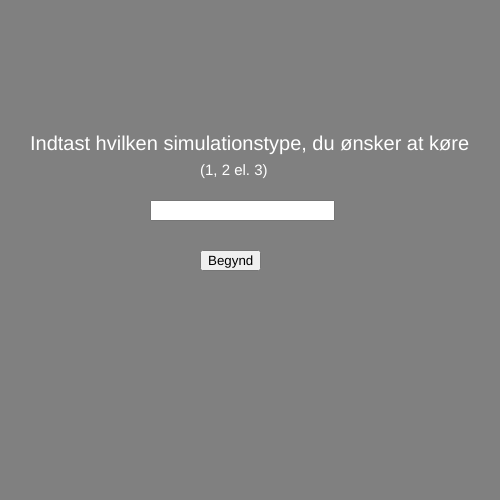
Frame 1 (no input)
Frame 60 (no input): identical to frame 1, image omitted
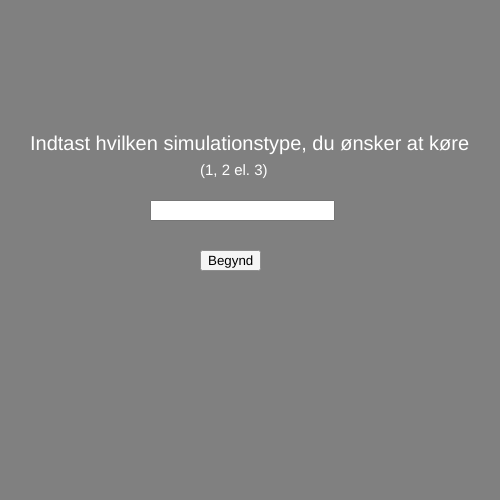
Frame 120 (the mouse pressed at the canvas centre since frame 60)

The p5.js sketch that drew these frames (run headless with seeded random() and noise() and a simulated clock; from frame 60 on, the mouse is pressed at the canvas centre):

// p5.js sketch
// ── sketch.js
/*Simulationstyper:
1 - Alle cirkler bevæger sig tilfældigt rundt på hele canvas
2 - Alle cirkler bevæger sig frem og tilbage mellem to faste punkter. Et omkring centrum i canvas og et uden for centrum
(igang) 3 - Alle cirkler er placeret i en af fire kasser. Halvdelen af cirklerne rejser tilfældigt ud og hjem fra deres kasse, mens resten altid bliver hjemme i deres egen kasse.
(ikke lavet) 4 - Alle cirkler er placeret i en af fire kasser. 1/8 af cirklerne rejser tilfældigt ud og hjem fra deres kasse, mens resten altid bliver hjemme i deres egen kasse.

LAV move3()!!!

*/

let simulType = 0;
let simulStart = 0;

let sus = [];
let exp = [];
let inf = [];
let rec = [];
let dea = [];

let tAkk = [];
let susAkk = [];
let expAkk = [];
let infAkk = [];
let recAkk = [];
let deaAkk = [];

let tData = "t: ";
let susData = "sus: ";
let expData = "exp: ";
let infData = "inf: ";
let recData = "rec: ";
let deaData = "dea: ";

let populationSize = 500;
let canvasSize = 500;

let randomNum;
let riskRadius = 10;
let expProb = 0.01;
let infProb = 0.5;
let deaProb = 0.5;

let initialExpTime = 100;
let infExpTime = 300;

let input1;
let button1;
let button2;

function setup() {
  createCanvas(canvasSize, canvasSize);

  input1 = createInput();
  input1.position(150, 200);

  button1 = createButton("Begynd");
  button1.position(200, 250);
  button1.mousePressed(beginSimulation);
}

function draw() {
  background("grey");
  if (frameCount % 5 == 0) {
  }

  if (simulType == 2) {
    setUpSimul(2);
  }

  if (simulType == 3) {
    setUpSimul(3);
  }

  if (simulType != 0) {
    moveAndDraw();
  } else {
    fill("white");
    textSize(20);
    text("Indtast hvilken simulationstype, du ønsker at køre", 30, 150);
    textSize(15);
    text("(1, 2 el. 3)", 200, 175);
  }
}

function beginSimulation() {
  if (
    int(input1.value()) == 1 ||
    int(input1.value()) == 2 ||
    int(input1.value()) == 3
  ) {
    simulType = int(input1.value());
    simulStart = frameCount;
    button1.hide();
    input1.hide();
    patientZero();
    button2 = createButton("Print data");
    button2.position(10, 10);
    button2.mousePressed(printData);
  } else {
    alert("Skriv 1, 2 eller 3 i inputfeltet");
  }
}

function moveAndDraw() {
  for (let i = 0; i < sus.length; i++) {
    sus[i].move();
    sus[i].draw();
    infectSus(sus[i]);
  }

  for (let i = 0; i < sus.length; i++) {
    if (sus[i].isExp) {
      moveCategory(sus[i], sus, exp, i);
    }
  }

  for (let i = 0; i < exp.length; i++) {
    exp[i].move();
    exp[i].draw();
  }

  for (let i = 0; i < exp.length; i++) {
    if (exp[i].expEndTime <= frameCount && !exp[i].infPass) {
      infectExp(exp[i]);
      if (exp[i].isInf) {
        moveCategory(exp[i], exp, inf, i);
      }
    } else if (exp[i].expEndTime <= frameCount && exp[i].infPass) {
      exp[i].isExp = false;
      exp[i].isRec = true;
      moveCategory(exp[i], exp, rec, i);
    }
  }

  for (let i = 0; i < inf.length; i++) {
    inf[i].move();
    inf[i].draw();
  }

  for (let i = 0; i < inf.length; i++) {
    if (inf[i].infEndTime <= frameCount) {
      destiny(inf[i]);
      if (inf[i].isRec) {
        moveCategory(inf[i], inf, rec, i);
      } else if (inf[i].isDea) {
        moveCategory(inf[i], inf, dea, i);
      }
    }
  }

  for (let i = 0; i < rec.length; i++) {
    rec[i].move();
    rec[i].draw();
  }

  for (let i = 0; i < dea.length; i++) {
    dea[i].draw();
  }

  if ((frameCount - simulStart) % 10 == 0) {
    append(tAkk, frameCount - simulStart);
    append(susAkk, sus.length);
    append(expAkk, exp.length);
    append(infAkk, inf.length);
    append(recAkk, rec.length);
    append(deaAkk, dea.length);
  }
}

function setUpSimul(type) {
  if (type == 2) {
    strokeWeight(3);
    line(200, 200, 300, 200);
    line(300, 200, 300, 300);
    line(200, 200, 200, 300);
    line(200, 300, 300, 300);
    strokeWeight(1);
  }

  if (type == 3) {
    strokeWeight(3);

    line(25, 25, 225, 25);
    line(225, 25, 225, 225);
    line(25, 25, 25, 225);
    line(25, 225, 225, 225);

    line(275, 25, 475, 25);
    line(475, 25, 475, 225);
    line(275, 25, 275, 225);
    line(275, 225, 475, 225);

    line(25, 275, 225, 275);
    line(225, 275, 225, 475);
    line(25, 275, 25, 475);
    line(25, 475, 225, 475);

    line(275, 275, 475, 275);
    line(475, 275, 475, 475);
    line(275, 275, 275, 475);
    line(275, 475, 475, 475);

    strokeWeight(1);
  }
}

function patientZero() {
  for (let i = 0; i < populationSize - 1; i++) {
    append(sus, new Individual("sus"));
  }
  append(exp, new Individual("exp"));
}

function distance(indi1, indi2) {
  return (
    ((indi1.positionX - indi2.positionX) ** 2 +
      (indi1.positionY - indi2.positionY) ** 2) **
    0.5
  );
}

function moveCategory(individual, currentCat, destinationCat, index) {
  append(destinationCat, individual);
  currentCat.splice(index, 1);
}

function infectSus(currentSus) {
  for (let j = 0; j < exp.length; j++) {
    if (distance(currentSus, exp[j]) < riskRadius) {
      randomNum = random();
      if (randomNum <= expProb) {
        currentSus.isExp = true;
        currentSus.expEndTime = frameCount + initialExpTime;
      }
    }
  }

  for (let j = 0; j < inf.length; j++) {
    if (distance(currentSus, inf[j]) < riskRadius) {
      randomNum = random();
      if (randomNum <= expProb) {
        currentSus.isExp = true;
        currentSus.expEndTime = frameCount + initialExpTime;
      }
    }
  }
}

function infectExp(currentExp) {
  randomNum = random();
  if (randomNum <= infProb) {
    currentExp.isExp = false;
    currentExp.isInf = true;
    currentExp.infEndTime = frameCount + infExpTime;
  } else {
    currentExp.expEndTime += infExpTime;
    currentExp.infPass = true;
  }
}

function destiny(currentInf) {
  randomNum = random();
  currentInf.isInf = false;
  if (randomNum <= deaProb) {
    currentInf.isDea = true;
  } else {
    currentInf.isRec = true;
  }
}

function printData() {
  for (let i = 0; i < tAkk.length; i++) {
    tData += tAkk[i] + ",";
  }
  for (let i = 0; i < susAkk.length; i++) {
    susData += susAkk[i] + ",";
  }
  for (let i = 0; i < expAkk.length; i++) {
    expData += expAkk[i] + ",";
  }
  for (let i = 0; i < infAkk.length; i++) {
    infData += infAkk[i] + ",";
  }
  for (let i = 0; i < recAkk.length; i++) {
    recData += recAkk[i] + ",";
  }
  for (let i = 0; i < deaAkk.length; i++) {
    deaData += deaAkk[i] + ",";
  }

  console.log(tData);
  console.log(susData);
  console.log(expData);
  console.log(infData);
  console.log(recData);
  console.log(deaData);
}

// ── dataManagement.js
//lister, der holder styr på data i simulationstyperne 1,2,3 og 4
let tCount = [],
  susCount = [],
  expCount = [],
  infCount = [],
  recCount = [],
  deaCount = [];

//lister, der holder styr på data i simulationstyperne 5,6 og 7
let susCount1 = [],
  susCount2 = [],
  susCount3 = [],
  susCount4 = [],
  expCount1 = [],
  expCount2 = [],
  expCount3 = [],
  expCount4 = [],
  infCount1 = [],
  infCount2 = [],
  infCount3 = [],
  infCount4 = [],
  recCount1 = [],
  recCount2 = [],
  recCount3 = [],
  recCount4 = [],
  deaCount1 = [],
  deaCount2 = [],
  deaCount3 = [],
  deaCount4 = [],
  counter1,
  counter2,
  counter3,
  counter4;

let dataPrint;

//funktion, der køres i moveAndDraw(). Hvis frameCount er deleligt med 10, så appendes der data til listerne
function logData() {
  if ((frameCount - simulStart) % 10 == 0) {
    append(tCount, frameCount - simulStart);
    if (simulType == 5 || simulType == 6 || simulType == 7) {
      logDataByRegion(sus, susCount1, susCount2, susCount3, susCount4);
      logDataByRegion(exp, expCount1, expCount2, expCount3, expCount4);
      logDataByRegion(inf, infCount1, infCount2, infCount3, infCount4);
      logDataByRegion(rec, recCount1, recCount2, recCount3, recCount4);
      logDataByRegion(dea, deaCount1, deaCount2, deaCount3, deaCount4);
    } else {
      append(susCount, sus.length);
      append(expCount, exp.length);
      append(infCount, inf.length);
      append(recCount, rec.length);
      append(deaCount, dea.length);
    }
  }
}

//funktion, der kaldes i logData(). Den anvendes til at logge data for hver af regionerne
function logDataByRegion(dataSource, logList1, logList2, logList3, logList4) {
  counter1 = 0;
  counter2 = 0;
  counter3 = 0;
  counter4 = 0;
  for (let i = 0; i < dataSource.length; i++) {
    switch (dataSource[i].homeBox) {
      case 1:
        counter1++;
        break;
      case 2:
        counter2++;
        break;
      case 3:
        counter3++;
        break;
      case 4:
        counter4++;
    }
  }
  append(logList1, counter1);
  append(logList2, counter2);
  append(logList3, counter3);
  append(logList4, counter4);
}

//funktion, der kaldes, når "Print data" knappen trykkes. Styrer hvilken data, der skal printes i konsolen
function printAllData() {
  singleDataPrint(tCount, "t");
  if (simulType == 5 || simulType == 6 || simulType == 7) {
    singleDataPrint(susCount1, "sus1");
    singleDataPrint(susCount2, "sus2");
    singleDataPrint(susCount3, "sus3");
    singleDataPrint(susCount4, "sus4");
    singleDataPrint(expCount1, "exp1");
    singleDataPrint(expCount2, "exp2");
    singleDataPrint(expCount3, "exp3");
    singleDataPrint(expCount4, "exp4");
    singleDataPrint(infCount1, "inf1");
    singleDataPrint(infCount2, "inf2");
    singleDataPrint(infCount3, "inf3");
    singleDataPrint(infCount4, "inf4");
    singleDataPrint(recCount1, "rec1");
    singleDataPrint(recCount2, "rec2");
    singleDataPrint(recCount3, "rec3");
    singleDataPrint(recCount4, "rec4");
    singleDataPrint(deaCount1, "dea1");
    singleDataPrint(deaCount2, "dea2");
    singleDataPrint(deaCount3, "dea3");
    singleDataPrint(deaCount4, "dea4");
  } else {
    singleDataPrint(susCount, "sus");
    singleDataPrint(expCount, "exp");
    singleDataPrint(infCount, "inf");
    singleDataPrint(recCount, "rec");
    singleDataPrint(deaCount, "dea");
  }
}

//funktion, der kaldes i printAllData(). Anvendes til at printe en liste med data
function singleDataPrint(data, headline) {
  dataPrint = headline + ": ";
  for (let i = 0; i < data.length; i++) {
    dataPrint += data[i] + ",";
  }
  dataPrint = dataPrint.slice(0, -1);
  console.log(dataPrint);
}

// ── individual.js
class Individual {
  constructor(type) {
    if (simulType == 1) {
      this.constructDirPos1();
    } else if (simulType == 2) {
      this.constructDirPos2();
    } else if (simulType == 3) {
      this.constructDirPos3();
    }

    this.d = 10;
    this.type = type;

    this.expEndTime;
    this.infEndTime;
    this.infPass = false;

    if (this.type == "sus") {
      this.isExp = false;
      this.isInf = false;
      this.isRec = false;
      this.isDea = false;
    } else if (this.type == "exp") {
      this.isExp = true;
      this.isInf = false;
      this.isRec = false;
      this.isDea = false;

      this.expEndTime = simulStart + initialExpTime;
    }
  }

  draw() {
    if (!this.isExp && !this.isInf && !this.isRec && !this.isDea) {
      fill("green");
    } else if (this.isExp) {
      fill("yellow");
    } else if (this.isInf) {
      fill("red");
    } else if (this.isRec) {
      fill("blue");
    } else if (this.isDea) {
      fill("black");
    }

    circle(this.positionX, this.positionY, this.d);
  }

  move() {
    if (simulType == 1) {
      this.move1();
    } else if (simulType == 2) {
      this.move2();
    } else if (simulType == 3) {
      this.move3();
    }

    this.positionX = this.positionX + this.directionX;
    this.positionY = this.positionY + this.directionY;
  }

  constructDirPos1() {
    this.positionX = random(5, canvasSize - 5);
    this.positionY = random(5, canvasSize - 5);
    this.directionX = random(-5, 5);
    this.directionY = random(-5, 5);
  }

  constructDirPos2() {
    this.positionX = random(5, canvasSize - 5);

    if (this.positionX >= 190 && this.positionX <= 310) {
      randomNum = random();
      if (randomNum <= 0.5) {
        this.positionY = random(5, 190);
      } else {
        this.positionY = random(310, canvasSize - 5);
      }
    } else {
      this.positionY = random(5, canvasSize - 5);
    }

    this.destinationX = random(205, 296);
    this.destinationY = random(205, 296);

    this.randomMultiplier = random(0.01, 0.02);
    this.directionX =
      (this.destinationX - this.positionX) * this.randomMultiplier;
    this.directionY =
      (this.destinationY - this.positionY) * this.randomMultiplier;

    this.StartX = this.positionX;
    this.StartY = this.positionY;

    this.headingIn = true;

    this.distanceToLastGoal =
      ((this.StartX - this.positionX) ** 2 +
        (this.StartY - this.positionY) ** 2) **
      0.5;

    this.travelDistance =
      ((this.destinationX - this.StartX) ** 2 +
        (this.destinationY - this.StartY) ** 2) **
      0.5;
  }

  constructDirPos3() {
    this.homeBox = int(random(1, 5));

    switch (this.homeBox) {
      case 1:
        this.positionX = random(30, 220);
        this.positionY = random(30, 220);
        break;
      case 2:
        this.positionX = random(280, 470);
        this.positionY = random(30, 220);
        break;
      case 3:
        this.positionX = random(30, 220);
        this.positionY = random(280, 470);
        break;
      case 4:
        this.positionX = random(280, 470);
        this.positionY = random(280, 470);
    }

    randomNum = random();
    if (randomNum <= 0.5) {
      this.traveller = true;
    } else {
      this.traveller = false;
    }

    if (this.traveller) {
      this.destinationBox = int(random(1, 5));

      switch (this.destinationBox) {
        case 1:
          this.destinationX = random(30, 220);
          this.destinationY = random(30, 220);
          break;
        case 2:
          this.destinationX = random(280, 470);
          this.destinationY = random(30, 220);
          break;
        case 3:
          this.destinationX = random(30, 220);
          this.destinationY = random(280, 470);
          break;
        case 4:
          this.destinationX = random(280, 470);
          this.destinationY = random(280, 470);
      }

      this.randomMultiplier = random(0.01, 0.02);
      this.directionX =
        (this.destinationX - this.positionX) * this.randomMultiplier;
      this.directionY =
        (this.destinationY - this.positionY) * this.randomMultiplier;

      this.StartX = this.positionX;
      this.StartY = this.positionY;

      this.headingIn = true;

      this.distanceToLastGoal =
        ((this.StartX - this.positionX) ** 2 +
          (this.StartY - this.positionY) ** 2) **
        0.5;

      this.travelDistance =
        ((this.destinationX - this.StartX) ** 2 +
          (this.destinationY - this.StartY) ** 2) **
        0.5;
    } else {
      this.directionX = random(-5, 5);
      this.directionY = random(-5, 5);
    }
  }

  move1() {
    if (
      this.positionX - this.d / 2 <= 0 ||
      this.positionX + this.d / 2 >= canvasSize
    ) {
      this.directionX = -this.directionX;
    }

    if (
      this.positionY - this.d / 2 <= 0 ||
      this.positionY + this.d / 2 >= canvasSize
    ) {
      this.directionY = -this.directionY;
    }
  }

  move2() {
    if (this.headingIn) {
      this.distanceToLastGoal =
        ((this.StartX - this.positionX) ** 2 +
          (this.StartY - this.positionY) ** 2) **
        0.5;
    } else {
      this.distanceToLastGoal =
        ((this.destinationX - this.positionX) ** 2 +
          (this.destinationY - this.positionY) ** 2) **
        0.5;
    }

    if (this.distanceToLastGoal >= this.travelDistance) {
      this.directionX = -this.directionX;
      this.directionY = -this.directionY;
      this.headingIn = !this.headingIn;
    }
  }

  move3() {}
}
